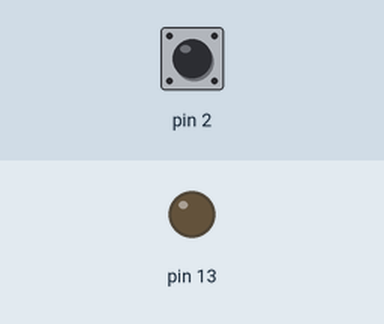
The sketch below on a simulated Arduino Uno, built with avr-gcc and run on an emulated ATmega328P. On the bench: output pins drawn as LEDs (lit = HIGH). Dashed ring = blinking. The test bench sets the inputs (shaded band); at power-on: pin 2 HIGH.

Above: at 1.2 s.
1.3 s: pin 2 pulled LOW for 0.15 s
At 1.55 s:
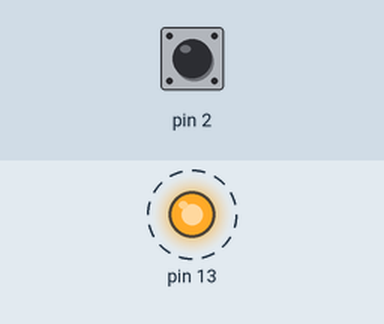
4.3 s: pin 2 pulled LOW for 3.2 s
At 9.4 s:
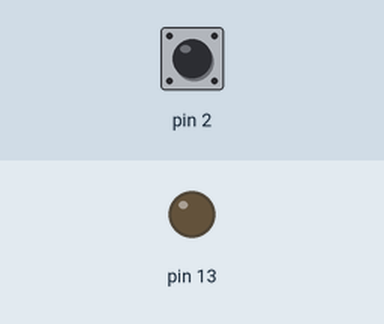
Timing chart, 0 to 10.9 s (numbered marks = the images above; inputs shaded):
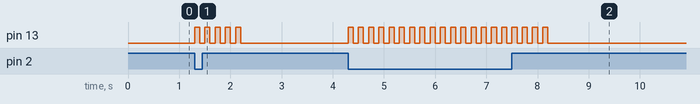

The sketch:

button.ino
```cpp
int i = 0;

void setup() {

  pinMode(13, OUTPUT);
  pinMode(2, INPUT_PULLUP);
}


void loop() {
  if( digitalRead(2)==LOW ) {
    i=0;
    while(i<5){
      turnOn();
      i++;
    }
  }else{
    turnOff();
  }
}

void turnOn() {
  digitalWrite(13,HIGH);
  delay(100);
  digitalWrite(13,LOW);
  delay(100);
}

void turnOff() {
  digitalWrite(13,LOW);
}
```

Measured:
- after the input at 1.3 s, pin 13: alternates HIGH for 0.10 s and LOW for 0.10 s, 10 changes in all, then stays LOW, starting at once
- after the input at 4.3 s, pin 13: alternates HIGH for 0.10 s and LOW for 0.10 s, 40 changes in all, then stays LOW, starting at once
